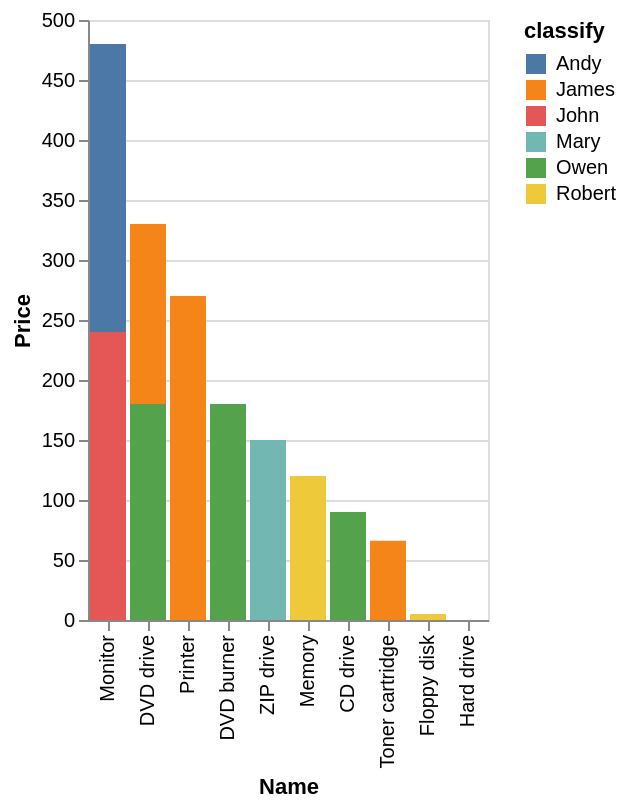

The specification (Vega-Lite) saved for this image:
### Vega-Lite specification from a JSON file in a GitHub repository (floating-point values rounded to 4 significant figures)
{"data": {"values": [{"x_data": "DVD drive", "y_data": 0, "classify": "Andy"}, {"x_data": "Printer", "y_data": 0, "classify": "Andy"}, {"x_data": "Monitor", "y_data": 240, "classify": "Andy"}, {"x_data": "Hard drive", "y_data": 0, "classify": "Andy"}, {"x_data": "DVD burner", "y_data": 0, "classify": "Andy"}, {"x_data": "ZIP drive", "y_data": 0, "classify": "Andy"}, {"x_data": "Memory", "y_data": 0, "classify": "Andy"}, {"x_data": "CD drive", "y_data": 0, "classify": "Andy"}, {"x_data": "Toner cartridge", "y_data": 0, "classify": "Andy"}, {"x_data": "Floppy disk", "y_data": 0, "classify": "Andy"}, {"x_data": "DVD drive", "y_data": 150, "classify": "James"}, {"x_data": "Printer", "y_data": 270, "classify": "James"}, {"x_data": "Monitor", "y_data": 0, "classify": "James"}, {"x_data": "Hard drive", "y_data": 0, "classify": "James"}, {"x_data": "DVD burner", "y_data": 0, "classify": "James"}, {"x_data": "ZIP drive", "y_data": 0, "classify": "James"}, {"x_data": "Memory", "y_data": 0, "classify": "James"}, {"x_data": "CD drive", "y_data": 0, "classify": "James"}, {"x_data": "Toner cartridge", "y_data": 66, "classify": "James"}, {"x_data": "Floppy disk", "y_data": 0, "classify": "James"}, {"x_data": "DVD drive", "y_data": 0, "classify": "John"}, {"x_data": "Printer", "y_data": 0, "classify": "John"}, {"x_data": "Monitor", "y_data": 240, "classify": "John"}, {"x_data": "Hard drive", "y_data": 0, "classify": "John"}, {"x_data": "DVD burner", "y_data": 0, "classify": "John"}, {"x_data": "ZIP drive", "y_data": 0, "classify": "John"}, {"x_data": "Memory", "y_data": 0, "classify": "John"}, {"x_data": "CD drive", "y_data": 0, "classify": "John"}, {"x_data": "Toner cartridge", "y_data": 0, "classify": "John"}, {"x_data": "Floppy disk", "y_data": 0, "classify": "John"}, {"x_data": "DVD drive", "y_data": 0, "classify": "Mary"}, {"x_data": "Printer", "y_data": 0, "classify": "Mary"}, {"x_data": "Monitor", "y_data": 0, "classify": "Mary"}, {"x_data": "Hard drive", "y_data": 0, "classify": "Mary"}, {"x_data": "DVD burner", "y_data": 0, "classify": "Mary"}, {"x_data": "ZIP drive", "y_data": 150, "classify": "Mary"}, {"x_data": "Memory", "y_data": 0, "classify": "Mary"}, {"x_data": "CD drive", "y_data": 0, "classify": "Mary"}, {"x_data": "Toner cartridge", "y_data": 0, "classify": "Mary"}, {"x_data": "Floppy disk", "y_data": 0, "classify": "Mary"}, {"x_data": "DVD drive", "y_data": 180, "classify": "Owen"}, {"x_data": "Printer", "y_data": 0, "classify": "Owen"}, {"x_data": "Monitor", "y_data": 0, "classify": "Owen"}, {"x_data": "Hard drive", "y_data": 0, "classify": "Owen"}, {"x_data": "DVD burner", "y_data": 180, "classify": "Owen"}, {"x_data": "ZIP drive", "y_data": 0, "classify": "Owen"}, {"x_data": "Memory", "y_data": 0, "classify": "Owen"}, {"x_data": "CD drive", "y_data": 90, "classify": "Owen"}, {"x_data": "Toner cartridge", "y_data": 0, "classify": "Owen"}, {"x_data": "Floppy disk", "y_data": 0, "classify": "Owen"}, {"x_data": "DVD drive", "y_data": 0, "classify": "Robert"}, {"x_data": "Printer", "y_data": 0, "classify": "Robert"}, {"x_data": "Monitor", "y_data": 0, "classify": "Robert"}, {"x_data": "Hard drive", "y_data": 0, "classify": "Robert"}, {"x_data": "DVD burner", "y_data": 0, "classify": "Robert"}, {"x_data": "ZIP drive", "y_data": 0, "classify": "Robert"}, {"x_data": "Memory", "y_data": 120, "classify": "Robert"}, {"x_data": "CD drive", "y_data": 0, "classify": "Robert"}, {"x_data": "Toner cartridge", "y_data": 0, "classify": "Robert"}, {"x_data": "Floppy disk", "y_data": 5, "classify": "Robert"}]}, "mark": "bar", "encoding": {"x": {"field": "x_data", "type": "nominal", "title": "Name", "sort": {"op": "sum", "field": "y_data", "order": "descending"}}, "y": {"field": "y_data", "type": "quantitative", "title": "Price"}, "color": {"field": "classify"}}}
